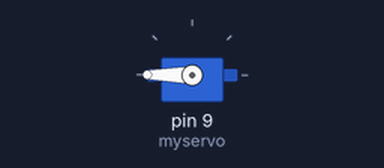
Bench run of a sketch on a simulated Arduino Uno, built with avr-gcc and run on an emulated ATmega328P. Shown: servo.

Above: at 0.05 s.
At 3.0 s:
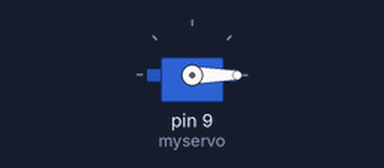
Timing chart, 0 to 6.9 s (numbered marks = the images above):
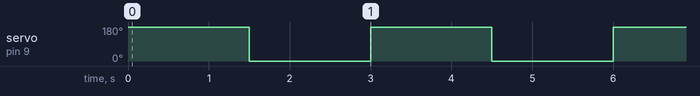

The sketch:

servo_test01.ino
```cpp
#include <Servo.h>

Servo myservo;

int value = 0;

void setup() {
  myservo.attach(9);
}

void loop() {
  if (value == 0)
    value = 180;
  else
    value = 0;
  myservo.write(value);
  delay(1500);
}
```

Measured:
- by itself, servo on pin 9 (myservo): alternates 180° for 1.5 s and 0° for 1.5 s
